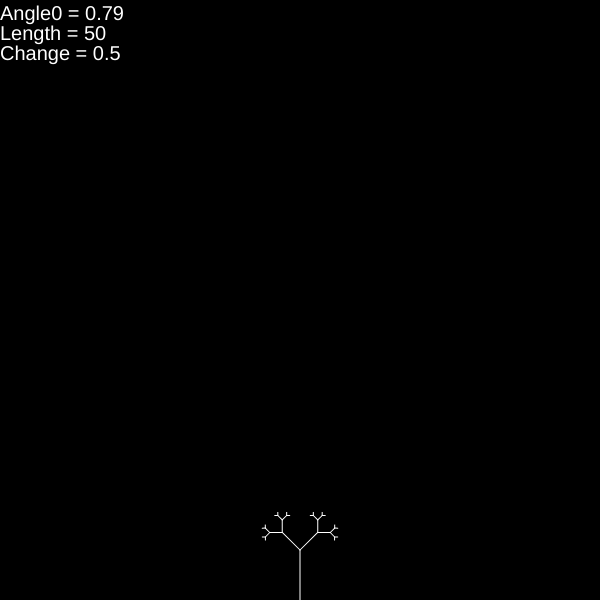
Frame 1 (no input)
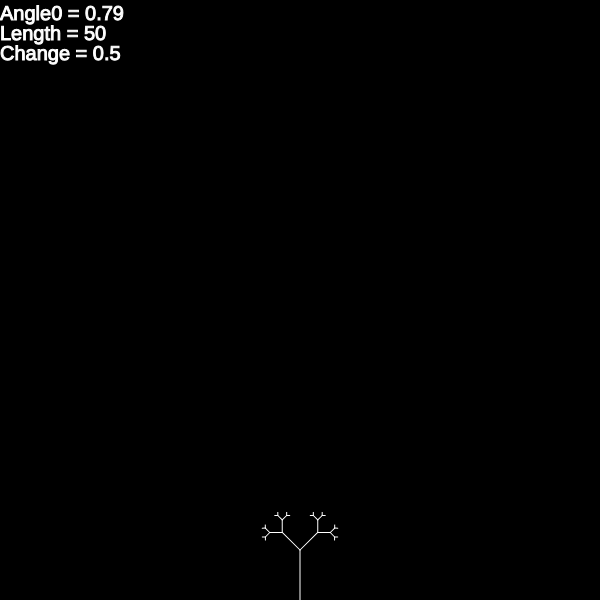
Frame 60 (no input)
Frame 120 (the mouse pressed at the canvas centre since frame 60): identical to frame 60, image omitted

The p5.js sketch that drew these frames (run headless with seeded random() and noise() and a simulated clock; from frame 60 on, the mouse is pressed at the canvas centre):

// p5.js sketch
// ── sketch.js


var angle;
var gold;
var slider;
var len;

function setup() {
  // put setup code here
  createCanvas(600,600);


  
  
  sliderAngle = createSlider(0,PI,PI/4,.01);
  sliderLength = createSlider(0,150,50,1);
  sliderChange = createSlider(0,1,.5,.01);



}

function draw() {

  background(0);


  textSize(20);
  fill(255);
  angle = sliderAngle.value();
  text('Angle0 = '+angle,0,20);

  len = sliderLength.value();
  text('Length = '+len,0,40);

  change = sliderChange.value();
  text('Change = '+change,0,60);



    
  translate(width/2,height);
  stroke(255);
  fractal(len);



}



 function fractal(length) {

  
  line(0,0,0,-length);
  translate(0,-length);

  if(length>4)
  {
    push();
    rotate(angle);
    fractal(length*change);
    pop();


    push();
    rotate(-angle);
    fractal(length*change);
    pop();
    

  }

 }
